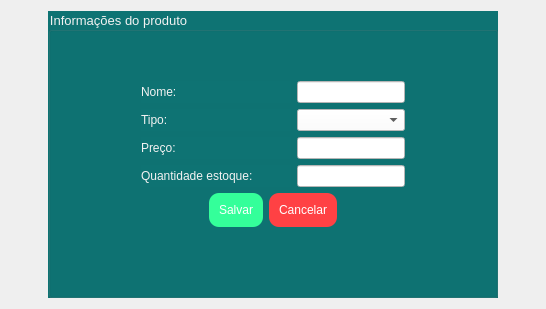
<?xml version="1.0" encoding="UTF-8"?>
<ui version="4.0">
 <class>Form</class>
 <widget class="QWidget" name="Form">
  <property name="geometry">
   <rect>
    <x>0</x>
    <y>0</y>
    <width>546</width>
    <height>309</height>
   </rect>
  </property>
  <property name="windowTitle">
   <string>Form</string>
  </property>
  <property name="styleSheet">
   <string notr="true">font: 10pt &quot;MS Shell Dlg 2&quot;;</string>
  </property>
  <layout class="QHBoxLayout" name="horizontalLayout_8">
   <item>
    <layout class="QHBoxLayout" name="horizontalLayout_7">
     <item>
      <spacer name="horizontalSpacer_3">
       <property name="orientation">
        <enum>Qt::Horizontal</enum>
       </property>
       <property name="sizeHint" stdset="0">
        <size>
         <width>37</width>
         <height>17</height>
        </size>
       </property>
      </spacer>
     </item>
     <item>
      <widget class="QGroupBox" name="groupBox">
       <property name="sizePolicy">
        <sizepolicy hsizetype="Fixed" vsizetype="Fixed">
         <horstretch>40</horstretch>
         <verstretch>40</verstretch>
        </sizepolicy>
       </property>
       <property name="maximumSize">
        <size>
         <width>1000</width>
         <height>1000</height>
        </size>
       </property>
       <property name="font">
        <font>
         <family>MS Shell Dlg 2</family>
         <pointsize>10</pointsize>
         <weight>9</weight>
         <italic>false</italic>
         <bold>false</bold>
        </font>
       </property>
       <property name="styleSheet">
        <string notr="true">background-color:#0E7373;
font: 75 10pt &quot;MS Shell Dlg 2&quot;;
color: #F2F2F2;

</string>
       </property>
       <property name="title">
        <string>Informações do produto</string>
       </property>
       <layout class="QHBoxLayout" name="horizontalLayout_6">
        <item>
         <layout class="QVBoxLayout" name="verticalLayout_2">
          <item>
           <layout class="QHBoxLayout" name="horizontalLayout_5">
            <item>
             <spacer name="horizontalSpacer_6">
              <property name="orientation">
               <enum>Qt::Horizontal</enum>
              </property>
              <property name="sizeHint" stdset="0">
               <size>
                <width>40</width>
                <height>20</height>
               </size>
              </property>
             </spacer>
            </item>
            <item>
             <layout class="QVBoxLayout" name="verticalLayout">
              <item>
               <spacer name="verticalSpacer_2">
                <property name="orientation">
                 <enum>Qt::Vertical</enum>
                </property>
                <property name="sizeHint" stdset="0">
                 <size>
                  <width>20</width>
                  <height>40</height>
                 </size>
                </property>
               </spacer>
              </item>
              <item>
               <layout class="QHBoxLayout" name="horizontalLayout_2">
                <item>
                 <widget class="QLabel" name="nome_lbl">
                  <property name="sizePolicy">
                   <sizepolicy hsizetype="Preferred" vsizetype="Preferred">
                    <horstretch>0</horstretch>
                    <verstretch>0</verstretch>
                   </sizepolicy>
                  </property>
                  <property name="minimumSize">
                   <size>
                    <width>150</width>
                    <height>0</height>
                   </size>
                  </property>
                  <property name="styleSheet">
                   <string notr="true"/>
                  </property>
                  <property name="text">
                   <string>Nome:</string>
                  </property>
                 </widget>
                </item>
                <item>
                 <widget class="QLineEdit" name="nome">
                  <property name="styleSheet">
                   <string notr="true">background-color: rgb(255, 255, 255);
font: 9pt &quot;Tahoma&quot;;
color: rgb(0, 0, 0);</string>
                  </property>
                 </widget>
                </item>
               </layout>
              </item>
              <item>
               <layout class="QHBoxLayout" name="horizontalLayout_3">
                <item>
                 <widget class="QLabel" name="tipo_lbl">
                  <property name="minimumSize">
                   <size>
                    <width>150</width>
                    <height>0</height>
                   </size>
                  </property>
                  <property name="styleSheet">
                   <string notr="true"/>
                  </property>
                  <property name="text">
                   <string>Tipo:</string>
                  </property>
                 </widget>
                </item>
                <item>
                 <widget class="QComboBox" name="comboBox_prod">
                  <property name="styleSheet">
                   <string notr="true">background-color: rgb(255, 255, 255);
color: rgb(0, 0, 0);</string>
                  </property>
                 </widget>
                </item>
               </layout>
              </item>
              <item>
               <layout class="QHBoxLayout" name="horizontalLayout_9">
                <item>
                 <widget class="QLabel" name="preco_lbl">
                  <property name="minimumSize">
                   <size>
                    <width>150</width>
                    <height>0</height>
                   </size>
                  </property>
                  <property name="styleSheet">
                   <string notr="true"/>
                  </property>
                  <property name="text">
                   <string>Preço:</string>
                  </property>
                 </widget>
                </item>
                <item>
                 <widget class="QLineEdit" name="preco">
                  <property name="styleSheet">
                   <string notr="true">background-color: rgb(255, 255, 255);
color: rgb(0, 0, 0);
font: 9pt &quot;Tahoma&quot;;</string>
                  </property>
                 </widget>
                </item>
               </layout>
              </item>
              <item>
               <layout class="QHBoxLayout" name="horizontalLayout_4">
                <item>
                 <widget class="QLabel" name="estoque_lbl">
                  <property name="minimumSize">
                   <size>
                    <width>150</width>
                    <height>0</height>
                   </size>
                  </property>
                  <property name="styleSheet">
                   <string notr="true"/>
                  </property>
                  <property name="text">
                   <string>Quantidade estoque:</string>
                  </property>
                 </widget>
                </item>
                <item>
                 <widget class="QLineEdit" name="estoque">
                  <property name="styleSheet">
                   <string notr="true">background-color: rgb(255, 255, 255);
color: rgb(0, 0, 0);
font: 9pt &quot;Tahoma&quot;;</string>
                  </property>
                 </widget>
                </item>
               </layout>
              </item>
              <item>
               <layout class="QHBoxLayout" name="horizontalLayout">
                <item>
                 <spacer name="horizontalSpacer">
                  <property name="orientation">
                   <enum>Qt::Horizontal</enum>
                  </property>
                  <property name="sizeHint" stdset="0">
                   <size>
                    <width>40</width>
                    <height>20</height>
                   </size>
                  </property>
                 </spacer>
                </item>
                <item>
                 <widget class="QPushButton" name="salvar_btn">
                  <property name="styleSheet">
                   <string notr="true">background-color: rgb(52, 255, 154);
color: rgb(255, 255, 255);
padding:10px;
border-radius:10px;
font: 11pt &quot;Impact&quot;;</string>
                  </property>
                  <property name="text">
                   <string>Salvar</string>
                  </property>
                 </widget>
                </item>
                <item>
                 <widget class="QPushButton" name="cancelar_btn">
                  <property name="styleSheet">
                   <string notr="true">background-color: rgb(255, 65, 68);
color: rgb(255, 255, 255);
font: 11pt &quot;Impact&quot;;
padding:10px;
border-radius:10px;</string>
                  </property>
                  <property name="text">
                   <string>Cancelar</string>
                  </property>
                 </widget>
                </item>
                <item>
                 <spacer name="horizontalSpacer_2">
                  <property name="orientation">
                   <enum>Qt::Horizontal</enum>
                  </property>
                  <property name="sizeHint" stdset="0">
                   <size>
                    <width>40</width>
                    <height>20</height>
                   </size>
                  </property>
                 </spacer>
                </item>
               </layout>
              </item>
             </layout>
            </item>
            <item>
             <spacer name="horizontalSpacer_5">
              <property name="orientation">
               <enum>Qt::Horizontal</enum>
              </property>
              <property name="sizeHint" stdset="0">
               <size>
                <width>37</width>
                <height>17</height>
               </size>
              </property>
             </spacer>
            </item>
           </layout>
          </item>
          <item>
           <spacer name="verticalSpacer">
            <property name="orientation">
             <enum>Qt::Vertical</enum>
            </property>
            <property name="sizeHint" stdset="0">
             <size>
              <width>20</width>
              <height>40</height>
             </size>
            </property>
           </spacer>
          </item>
         </layout>
        </item>
       </layout>
      </widget>
     </item>
     <item>
      <spacer name="horizontalSpacer_4">
       <property name="orientation">
        <enum>Qt::Horizontal</enum>
       </property>
       <property name="sizeHint" stdset="0">
        <size>
         <width>37</width>
         <height>17</height>
        </size>
       </property>
      </spacer>
     </item>
    </layout>
   </item>
  </layout>
 </widget>
 <resources/>
 <connections/>
</ui>
